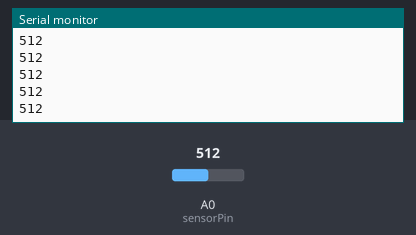
Simulated run of this sketch. Board: Arduino Uno, built with avr-gcc and run on an emulated ATmega328P. On the bench: the last lines printed to the serial monitor. The inputs (shaded band) are chosen by the test bench; at power-on: A0 (sensorPin) = 512.

Above: at 1.2 s.
1.3 s: A0 (sensorPin) set to 716
At 1.32 s:
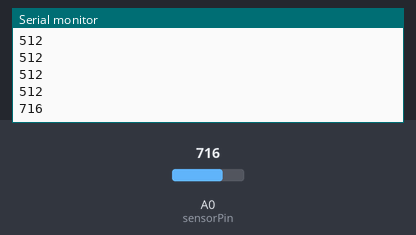
2.8 s: A0 (sensorPin) set to 900
At 2.83 s:
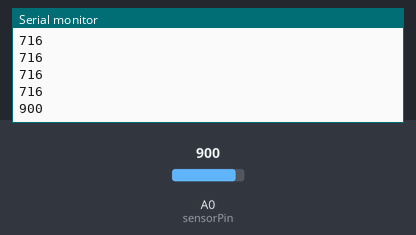
Timing chart, 0 to 5.8 s (numbered marks = the images above; inputs shaded):
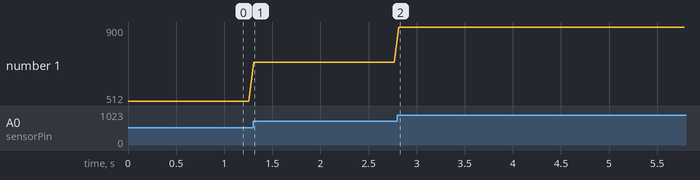

Measured:
- after the input at 1.3 s, the serial monitor: prints a new line at once (image 1)
- after the input at 2.8 s, the serial monitor: prints a new line at once (image 2)
- plotted number 1: 512 → 716 after the input at 1.3 s, 716 → 900 after the input at 2.8 s

The sketch:

frank_light.ino
```cpp
// Frank's light sensor: reads the photoresistor and sends the number to the computer
const int sensorPin = A0;

void setup() {
  Serial.begin(9600);                  // open the line to the computer
}

void loop() {
  int light = analogRead(sensorPin);   // 0 to 1023
  Serial.println(light);               // send it, one number per line
  delay(50);                           // about 20 readings a second
}
```
